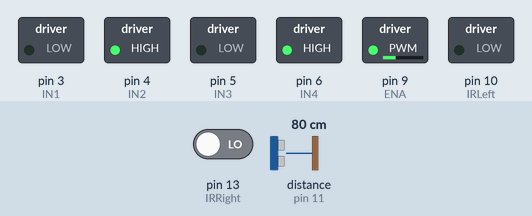
This sketch was run on a simulated Arduino Uno, built with avr-gcc and run on an emulated ATmega328P. Shown: switched loads named in the sketch (green lamp = pin HIGH). Wiring (inferred from the names in the program): ultrasonic range finder: trigger pin 12; echo pin 11. The test bench sets the inputs (shaded band); at power-on: distance to the obstacle (sensor on pin 11) 80 cm, pin 13 (IRRight) LOW. The echo pulse lasts 58.3 µs per cm; pins used as bus, display or sensor lines are not drawn; what the sketch prints to the serial monitor is not drawn.

Above: at 1.2 s.
1.3 s: distance to the obstacle (sensor on pin 11) set to 76 cm
At 2.2 s:
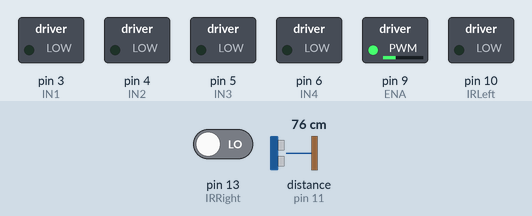
2.8 s: distance to the obstacle (sensor on pin 11) set to 12 cm
4.3 s: distance to the obstacle (sensor on pin 11) set to 9 cm
At 5.5 s:
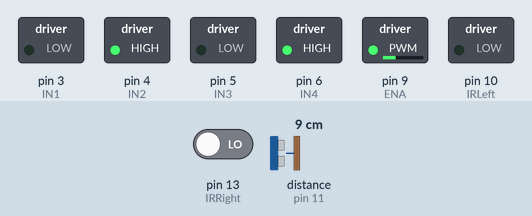
5.8 s: pin 13 (IRRight) driven HIGH
At 6.6 s:
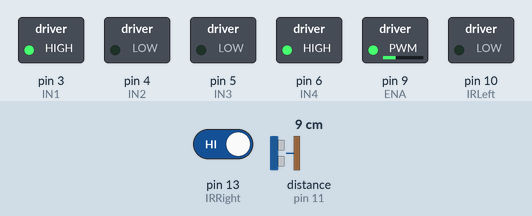
7.3 s: pin 13 (IRRight) driven LOW
At 7.7 s:
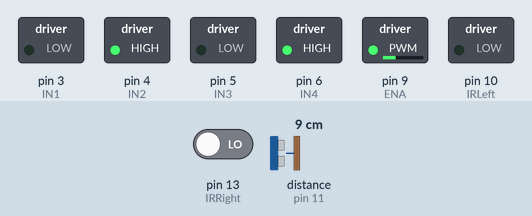
Timing chart, 0 to 9.8 s (numbered marks = the images above; inputs shaded):
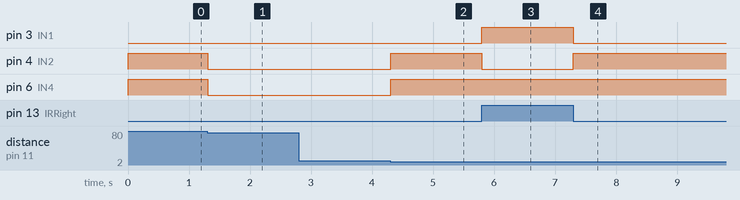

Measured:
- the behaviour switches between 79 and 78 cm on distance to the obstacle (sensor on pin 11) (found by bisection; images 0 and 1)
- the behaviour switches between 11 and 10 cm on distance to the obstacle (sensor on pin 11) (found by bisection; images 1 and 2)
- after the input at 1.3 s, pin 4 (IN2), pin 6 (IN4): HIGH → LOW at once
- after the input at 4.3 s, pin 4 (IN2), pin 6 (IN4): LOW → HIGH at once
- after the input at 5.8 s, pin 3 (IN1): LOW → HIGH at once; pin 4 (IN2): HIGH → LOW at once
- after the input at 7.3 s, pin 3 (IN1): HIGH → LOW at once; pin 4 (IN2): LOW → HIGH at once

The sketch:

Linebot.ino
```cpp
//ultrasonic
const int ULTRA_ECHO = 11;
const int ULTRA_TRIGG = 12;
const int distance = 3;

//ir sensor pins
const int IRRight = 13;
const int IRLeft = 10;

//Motor Driver/Hbridge
//motor 1
const int ENA = 9;
const int IN1 = 3;
const int IN2 = 4;
//motor 2
const int ENB = 10;
const int IN3 = 5;
const int IN4 = 6;

void setup() {
  pinMode(ULTRA_ECHO, INPUT);
  pinMode(ULTRA_TRIGG, OUTPUT);
  pinMode(IRRight, INPUT);
  pinMode(IRLeft, INPUT);
  Serial.begin(9600);

  pinMode (IN1, OUTPUT);
  pinMode (IN2, OUTPUT);
  pinMode (IN3, OUTPUT);
  pinMode (IN4, OUTPUT);
  pinMode (ENA, OUTPUT);
  pinMode (ENB, OUTPUT);
  medium();

}

void motor1Forward () {
  digitalWrite(IN1, HIGH);
  digitalWrite(IN2, LOW);
}

void motor1Backward () {
  digitalWrite(IN1, LOW);
  digitalWrite(IN2, HIGH);
}

void motor1Stop () {
  digitalWrite(IN1, LOW);
  digitalWrite(IN2, LOW);
}

void motor2Forward () {
  digitalWrite(IN3, HIGH);
  digitalWrite(IN4, LOW);
}


void motor2Backward (){

  digitalWrite(IN3, LOW);
  digitalWrite(IN4, HIGH);
}

void motor2Stop () {
  digitalWrite(IN3, LOW);
  digitalWrite(IN4, LOW);
}

void vehicleForward (){
  motor1Forward();
  motor2Forward();
}

void vehicleBackward(){
  motor1Backward();
  motor2Backward();
}

void turnRight() {
  motor1Forward();
  motor2Backward();
}

void turnLeft () {
  motor1Backward();
  motor2Forward();
}

void vehicleStop () {
  motor1Stop();
  motor2Stop();
}

void slow() {
    analogWrite(ENA, 50);
    analogWrite(ENB, 50);
}

void medium() {
    analogWrite(ENA, 80);
    analogWrite(ENB, 80);
}
void fast() {
    analogWrite(ENA, 100);
    analogWrite(ENB, 100);
}

void sonicFast() {
    analogWrite(ENA, 255);
    analogWrite(ENB, 255);
}

int irSensorsRead()
{

  bool right = digitalRead(IRRight);
  bool left = digitalRead(IRLeft);

  if (left && !right)
    return 0; // RIGHT
  if (right && !left)
    return 1; // LEFT
  if (!left && !right)
    return 2; // NONE
  if (left && right)
    return 3; // BOTH
}


bool ultrasonicRead() {
  int duration;
  int inches;
  digitalWrite(ULTRA_TRIGG, LOW);
  delayMicroseconds(2);
  // Sets the trigPin on HIGH state for 10 micro seconds
  digitalWrite(ULTRA_TRIGG, HIGH);
  delayMicroseconds(10);
  digitalWrite(ULTRA_TRIGG, LOW);
  // Reads the echoPin, returns the sound wave travel time in microseconds
  duration = pulseIn(ULTRA_ECHO, HIGH, 5000);
  // Calculating the distance
  inches = duration*0.034/2/2.54;
  Serial.print(inches);
  Serial.print('\n');
  if (inches > distance || inches < 0)
    return true;
  else
    return false;
}

void loop() {
  if(ultrasonicRead() == false){
    switch(irSensorsRead()){
      case 0:
        turnLeft();
        break;
      case 1:
        turnRight();
        break;
      case 2:
        vehicleBackward();
        break;
      default:
        vehicleForward();
        break;
      }
    }
   else{
    vehicleStop();
    }

}
```
